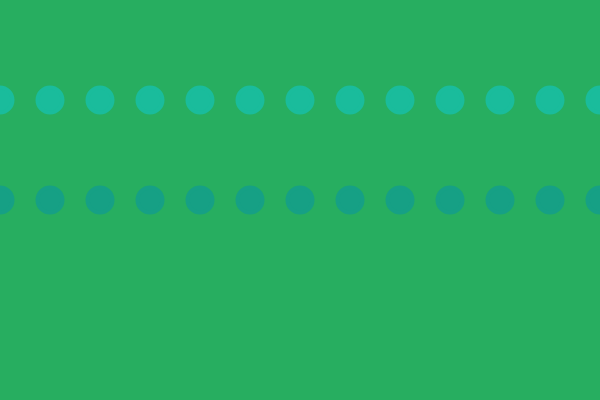
Frame 1 (no input)
Frame 60 (no input): identical to frame 1, image omitted
Frame 120 (the mouse pressed at the canvas centre since frame 60): identical to frame 1, image omitted

The p5.js sketch that drew this single still picture (run headless with seeded random() and noise() and a simulated clock; from frame 60 on, the mouse is pressed at the canvas centre):

// p5.js sketch
// ── sketch.js
var circle_size = 25;
var y; // declare a variable for the y position
function setup() {
  createCanvas(600, 400);
  y = height / 2;
}

function draw() {
  background(39, 174, 96);
  strokeWeight(4);
  stroke(22, 160, 133);
  fill(22, 160, 133);
  
  // while loop
  var x = 0; // local varaible | initial starting point of the circle [x]
  while (x <= width) {
    ellipse(x, y, circle_size, circle_size);
    x += 50; // update condition
  }
  
  stroke(26, 188, 156);
  fill(26, 188, 156);
  // for loop
  for(var i = 0; i <= width; i +=50) {
    ellipse(i, y-100, circle_size, circle_size);
  }
}
